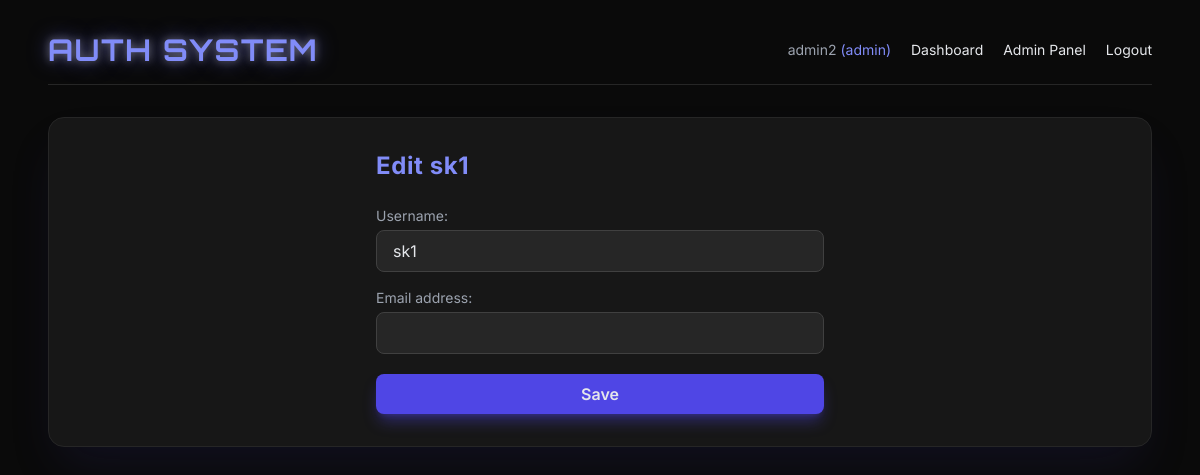
Page /panel/users/2/edit/ (signed in) on the committed database.
### accounts/models.py (models this page shows, shortened)
class CustomUser(AbstractUser):
    ROLE_CHOICES = (
        ('admin', 'Admin'),
        ('user', 'User'),
    )
    role = models.CharField(max_length=10, choices=ROLE_CHOICES, default='user')

### accounts/views.py (the view)
# urls.py: path('panel/users/<int:user_id>/edit/', views.user_update, name='user_update'),
@login_required
@never_cache
def user_update(request, user_id):
    forbidden = _require_admin(request)
    if forbidden:
        return forbidden
    target_user = get_object_or_404(User, id=user_id)
    form = AdminUserUpdateForm(request.POST or None, instance=target_user)
    if request.method == 'POST' and form.is_valid():
        form.save()
        messages.success(request, 'User updated successfully.')
        return redirect('user_list')
    return render(request, 'user_form.html', {'form': form, 'title': f'Edit {target_user.username}'})

### accounts/forms.py
class AdminUserUpdateForm(forms.ModelForm):
    class Meta:
        model = User
        fields = ('username', 'email')
    def __init__(self, *args, **kwargs):
        super().__init__(*args, **kwargs)
        for field in self.fields.values():
            field.help_text = None

### accounts/views.py (called while the page is built)
def _require_admin(request):
    if request.user.role != 'admin':
        return HttpResponseForbidden('Only admin users can access this page.')
    return None

### templates/user_form.html (shortened to what this page needs)
{% extends "base.html" %}
{% block content %}
<div class="max-w-md mx-auto space-y-6">
    <h3 class="text-2xl font-bold text-indigo-400 tracking-wide">
        {{ title }}
    </h3>
    <form method="post" class="space-y-5">
        <div class="space-y-4 text-gray-300
                    [&_input]:w-full
                    [&_input]:px-4
                    [&_input]:py-2
                    [&_input]:rounded-lg
                    [&_input]:bg-neutral-800
                    [&_input]:border
                    [&_input]:border-neutral-700
                    [&_input]:text-gray-200
                    [&_input]:placeholder-gray-500
                    [&_input]:focus:outline-none
                    [&_input]:focus:border-indigo-500
                    [&_input]:focus:ring-2
                    [&_input]:focus:ring-indigo-500/40
                    [&_input]:transition
                    [&_input]:duration-300
                    [&_select]:w-full
                    [&_select]:px-4
                    [&_select]:py-2
                    [&_select]:rounded-lg
                    [&_select]:bg-neutral-800
                    [&_select]:border
                    [&_select]:border-neutral-700
                    [&_select]:text-gray-200
                    [&_select]:focus:outline-none
                    [&_select]:focus:border-indigo-500
                    [&_select]:focus:ring-2
                    [&_select]:focus:ring-indigo-500/40
                    [&_label]:block
                    [&_label]:mb-1
                    [&_label]:text-sm
                    [&_label]:text-gray-400">
            {{ form.as_p }}
        </div>
        <button type="submit"
                class="w-full bg-indigo-600 hover:bg-indigo-500
                       py-2 rounded-lg font-semibold
                       shadow-lg shadow-indigo-600/40
                       transition duration-300">
            Save
        </button>
    </form>
</div>
{% endblock %}

### templates/base.html (shortened to what this page needs)
<!DOCTYPE html>
<html lang="en" class="h-full bg-neutral-950">
<head>
    <script src="https://cdn.tailwindcss.com"></script>
</head>
<body class="min-h-screen text-gray-200">
    <div class="max-w-6xl mx-auto px-6 py-8">
        <div class="flex justify-between items-center mb-8 border-b border-neutral-800 pb-4">
            <h2 class="text-3xl font-bold font-[Orbitron] tracking-wider glow text-indigo-400">
                AUTH SYSTEM
            </h2>
            <div class="space-x-4 text-sm">
                {% if request.user.is_authenticated %}
                    <span class="text-gray-400">
                        {{ request.user.username }}
                        <span class="text-indigo-400">({{ request.user.role }})</span>
                    </span>
                    <a href="{% url 'dashboard' %}"
                       class="hover:text-indigo-400 transition">
                       Dashboard
                    </a>
                    {% if request.user.role == 'admin' %}
                        <a href="{% url 'user_list' %}"
                           class="hover:text-indigo-400 transition">
                           Admin Panel
                        </a>
                    {% endif %}
                    <a href="{% url 'logout' %}"
                       class="hover:text-red-400 transition">
                       Logout
                    </a>
                {% endif %}
            </div>
        </div>
        <div class="bg-neutral-900 border border-neutral-800 rounded-2xl p-8 shadow-2xl shadow-indigo-900/20">
            {% block content %}{% endblock %}
        </div>
    </div>
</body>
</html>

### templates/base.html (style rules this page uses)
body { font-family: 'Inter', sans-serif; }
.glow { text-shadow: 0 0 8px rgba(255,255,255,0.4), 0 0 20px rgba(99,102,241,0.6); }

### rows in the picture
CustomUser: user.username "admin2", user.role "admin"
CustomUser: username "sk1"

### other values in the picture
{{ title }} "Edit sk1"
